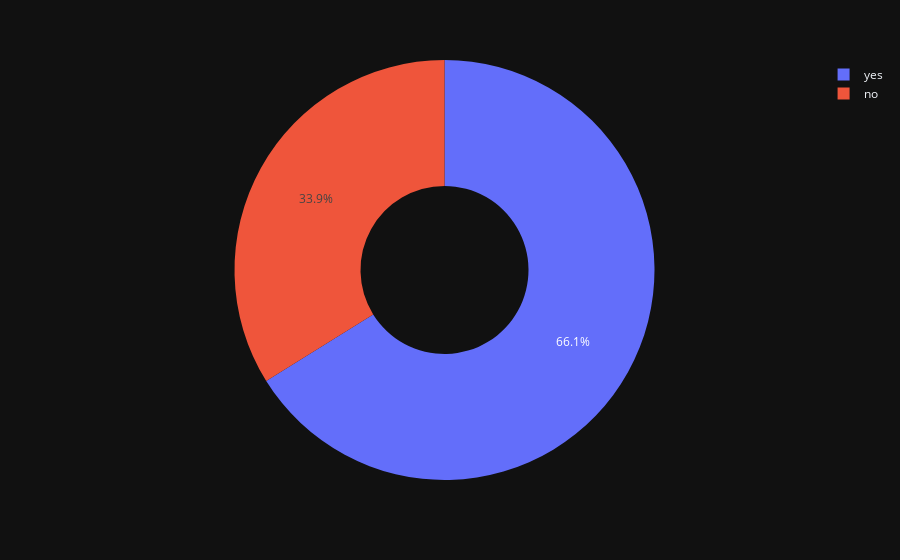

The notebook cell this image was saved under:
### Code cell
fig =  px.pie (data, names = "extra_cheese", hole = 0.4, template = "plotly_dark")
fig.show ()

### Figure 1 — Plotly figure (JSON) as saved in the notebook; plotly's stock layout.template omitted (floating-point values rounded to 4 significant figures)
{"data": [{"domain": {"x": [0, 1], "y": [0, 1]}, "hole": 0.4, "hovertemplate": "extra_cheese=%{label}<extra></extra>", "labels": ["yes", "yes", "yes", "no", "no", "no", "yes", "no", "no", "no", "no", "yes", "yes", "yes", "yes", "yes", "yes", "yes", "yes", "yes", "yes", "yes", "yes", "no", "no", "no", "no", "no", "no", "yes", "yes", "yes", "yes", "yes", "yes", "yes", "yes", "yes", "yes", "yes", "no", "no", "no", "yes", "yes", "yes", "yes", "yes", "yes", "yes", "yes", "yes", "no", "no", "no", "yes", "yes", "yes", "yes", "yes", "yes", "yes", "yes", "yes", "no", "no", "no", "yes", "yes", "yes", "yes", "no", "no", "no", "no", "no", "no", "yes", "yes", "yes", "yes", "yes", "yes", "yes", "yes", "yes", "yes", "no", "no", "no", "no", "no", "no", "yes", "yes", "yes", "yes", "yes", "yes", "yes", "no", "no", "no", "no", "yes", "yes", "yes", "yes", "yes", "yes", "yes", "yes", "yes", "yes", "no", "no", "no", "yes", "yes", "yes", "yes", "yes", "yes", "yes", "yes", "no", "no"], "legendgroup": "", "name": "", "showlegend": true, "type": "pie"}], "layout": {"autosize": true, "legend": {"tracegroupgap": 0}, "margin": {"t": 60}}}
